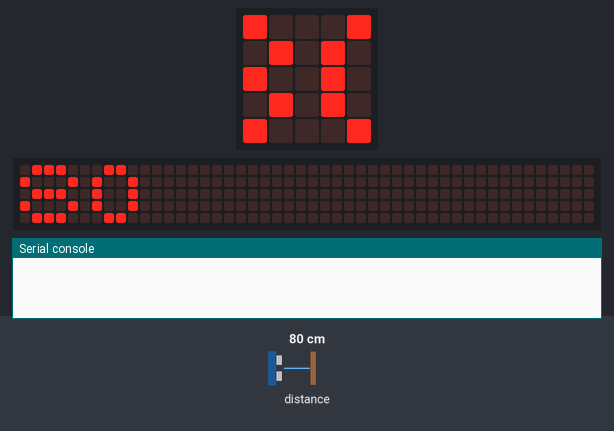
The program below on a simulated BBC micro:bit (MakeCode). Parts: the board's 5×5 LED display, a strip that is not on the board, showing the scrolling text unrolled, the last lines printed to the serial console. The inputs (shaded band) are chosen by the test bench; at power-on: distance to the obstacle 80 cm. No radio messages arrive unless stated (any console line starting 'radio sent:' is added by the test bench); the 48×5 strip is a reading aid, not a part: it shows the text the display is scrolling, unrolled, one strip-width of it at a time.

Above: at 1.88 s.
1.9 s: distance to the obstacle set to 2 cm
At 5.5 s:
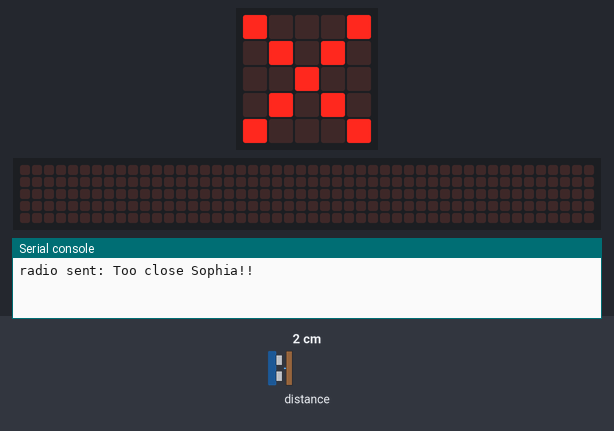
7.0 s: distance to the obstacle set to 8 cm
12.1 s: distance to the obstacle set to 11 cm
At 16.4 s:
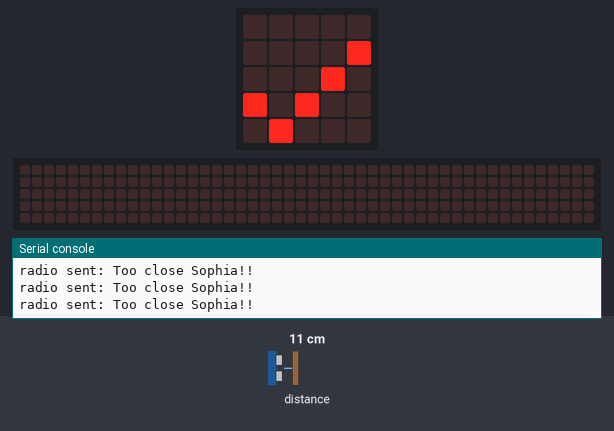
17.2 s: distance to the obstacle set to 4 cm
At 17.7 s:
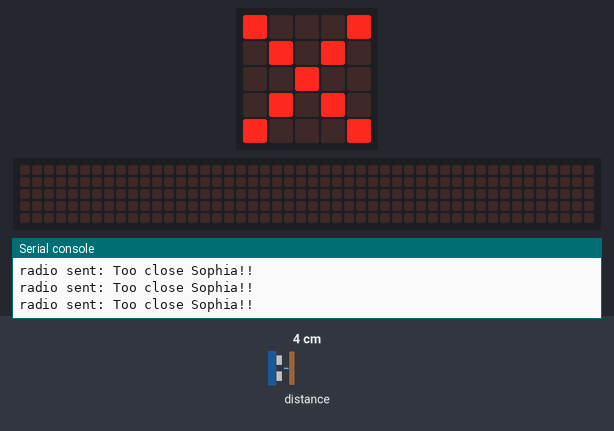
Timing chart, 0 to 20.2 s (numbered marks = the images above; inputs shaded):
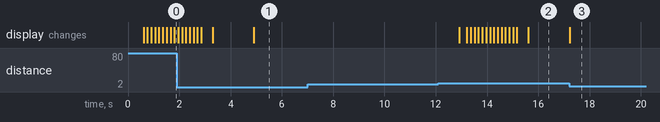

Measured:
- the behaviour switches between 9 and 10 cm on distance to the obstacle (found by bisection; images 1 and 2)
- after the input at 1.9 s, the display: first differs from a run without the input after 3.0 s (image 1)
- after the input at 12.1 s, the display: first changes after 0.82 s (image 2 shows a later state)
- after the input at 17.2 s, the display: changes at once (image 3)

The program:

main.ts
```typescript
// (licence header left out)
radio.setGroup(185)
basic.showIcon(IconNames.Happy)

// while loop
while (true) {
    const distance = sonar.ping(DigitalPin.P1, DigitalPin.P2, PingUnit.Centimeters)

    // if less
    if (distance < 10) {
        basic.clearScreen()
        radio.sendString("Too close Sophia!!")
        basic.showIcon(IconNames.No)
        basic.pause(1000)

    } else {
        basic.clearScreen()
        basic.showNumber(distance)
        basic.showIcon(IconNames.Yes)
        basic.pause(1000)
    }
}
```
